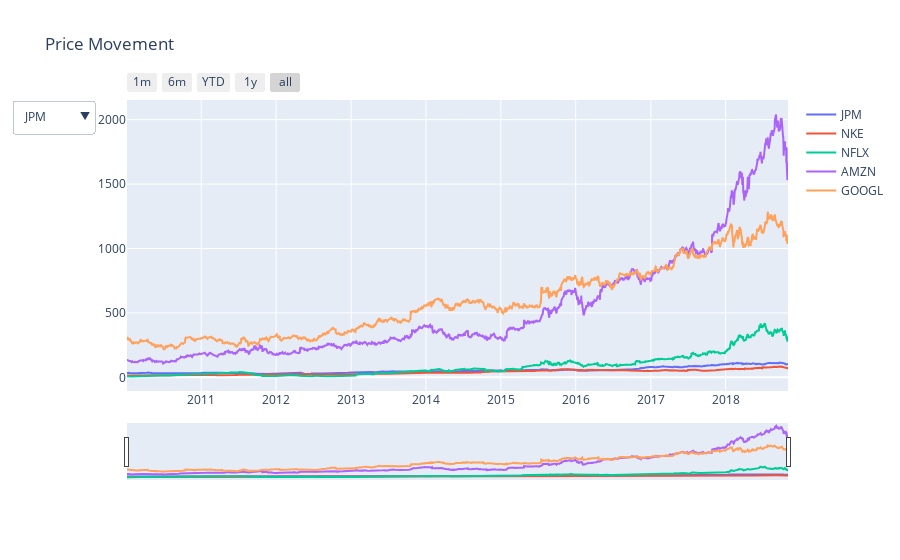

Write notebook code for a chart like this one.
### Markdown cell above
###  STOCK PRICE TREND

### Code cell
multiStockPerformance(data,stocks)

### Figure 1 — Plotly figure (JSON) as saved in the notebook; plotly's stock layout.template omitted (floating-point values rounded to 4 significant figures; data arrays with more than 128 entries replaced by an {"elided": "..."} marker saying what was removed)
{"data": [{"name": "JPM", "type": "scatter", "x": {"elided": "2225 str values"}, "y": {"elided": "2225 float values"}}, {"name": "NKE", "type": "scatter", "x": {"elided": "2225 str values"}, "y": {"elided": "2225 float values"}}, {"name": "NFLX", "type": "scatter", "x": {"elided": "2225 str values"}, "y": {"elided": "2225 float values"}}, {"name": "AMZN", "type": "scatter", "x": {"elided": "2225 str values"}, "y": {"elided": "2225 float values"}}, {"name": "GOOGL", "type": "scatter", "x": {"elided": "2225 str values"}, "y": {"elided": "2225 float values"}}], "layout": {"title": {"text": " Price Movement"}, "updatemenus": [{"active": 0, "buttons": [{"args": [{"visible": [true, false, false, false, false]}, {"title": "JPM"}], "label": "JPM", "method": "update"}, {"args": [{"visible": [false, true, false, false, false]}, {"title": "NKE"}], "label": "NKE", "method": "update"}, {"args": [{"visible": [false, false, true, false, false]}, {"title": "NFLX"}], "label": "NFLX", "method": "update"}, {"args": [{"visible": [false, false, false, true, false]}, {"title": "AMZN"}], "label": "AMZN", "method": "update"}, {"args": [{"visible": [false, false, false, false, true]}, {"title": "GOOGL"}], "label": "GOOGL", "method": "update"}]}], "xaxis": {"rangeselector": {"buttons": [{"count": 1, "label": "1m", "step": "month", "stepmode": "backward"}, {"count": 6, "label": "6m", "step": "month", "stepmode": "backward"}, {"count": 1, "label": "YTD", "step": "year", "stepmode": "todate"}, {"count": 1, "label": "1y", "step": "year", "stepmode": "backward"}, {"step": "all"}]}, "rangeslider": {"visible": true}, "type": "date"}}}
